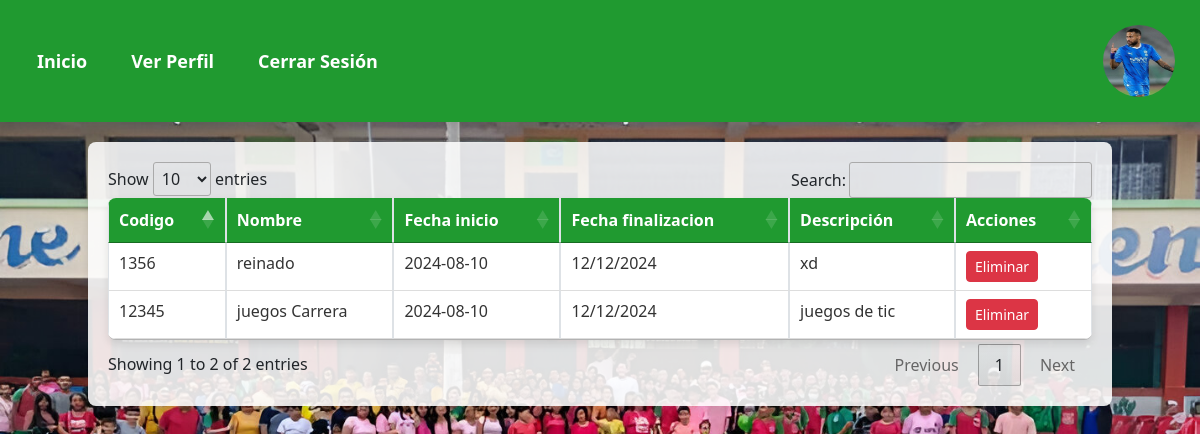
Page /html/mis_actividades.php (signed in) on the committed database.
### tables this page shows
CREATE TABLE `usuario` (
  `usuario` varchar(100) NOT NULL,
  `contrasena` varchar(100) NOT NULL,
  `rol` varchar(100) DEFAULT NULL,
  `foto` varchar(255) DEFAULT NULL
);

CREATE TABLE `actividad` (
  `codigo` varchar(255) NOT NULL,
  `nombre` varchar(100) NOT NULL,
  `fecha_inicio` varchar(100) NOT NULL,
  `fecha_final` varchar(100) NOT NULL,
  `descripcion` varchar(255) NOT NULL
);

### html/mis_actividades.php (the view, shortened to what this page needs)
<?php
include '../conexion.php';
$usuario = $_SESSION['username'];
$sqlFoto = "SELECT foto FROM usuario WHERE usuario = ?";
$stmtFoto = $conn->prepare($sqlFoto);
$stmtFoto->bind_param("s", $usuario);
$stmtFoto->execute();
$resultFoto = $stmtFoto->get_result();
if ($resultFoto->num_rows > 0) {
    $fila = $resultFoto->fetch_assoc();
    $foto = $fila['foto'];
} else {
    echo "No se encontró el perfil del usuario.";
    exit();
}
$sqlActividades = "SELECT a.codigo, a.nombre, a.descripcion, a.fecha_inicio, a.fecha_final
                    FROM actividad a
                    JOIN user_activities ua ON a.codigo = ua.activity_code
                    WHERE ua.usuario = ?";
$stmtActividades = $conn->prepare($sqlActividades);
$stmtActividades->bind_param("s", $usuario);
$stmtActividades->execute();
$resultActividades = $stmtActividades->get_result();
?>
<!DOCTYPE html>
<html lang="es">
<head>
    <link rel="stylesheet" href="https://cdn.datatables.net/1.13.7/css/jquery.dataTables.min.css">
    <link href="https://cdn.jsdelivr.net/npm/bootstrap@5.3.2/dist/css/bootstrap.min.css" rel="stylesheet">
    <link rel="stylesheet" href="..\style\mis_actividades.css">
    <script src="https://cdn.tailwindcss.com"></script>
</head>
<body>
    <div class="barra-menu">
        <div class="izquierda">
        <a href="cronograma.php">Inicio</a>
        <a href="../html/perfil.php" class="">Ver Perfil</a>
        <a href="../html/cerrarsesion.php">Cerrar Sesión</a>
        </div>
        <div class="derecha">
            <img src="../upload/<?php echo htmlspecialchars($foto); ?>" alt="Foto de perfil"
                class="w-18 h-20 rounded-full mx-auto flex">
        </div>
    </div>
    <div class="container table-container">
        <?php
        if ($resultActividades->num_rows > 0) {
            echo '<table class="table table-bordered table-hover" id="tabla_datos">
                    <thead>
                        <tr>
                            <th>Codigo</th>
                            <th>Nombre</th>
                            <th>Fecha inicio</th>
                            <th>Fecha finalizacion</th>
                            <th>Descripción</th>
                            <th>Acciones</th>
                        </tr>
                    </thead>
                    <tbody>';
            while ($filas = $resultActividades->fetch_assoc()) {
                echo '<tr>
                        <td>' . htmlspecialchars($filas["codigo"]) . '</td>
                        <td>' . htmlspecialchars($filas["nombre"]) . '</td>
                        <td>' . htmlspecialchars($filas["fecha_inicio"]) . '</td>
                        <td>' . htmlspecialchars($filas["fecha_final"]) . '</td>
                        <td>' . htmlspecialchars($filas["descripcion"]) . '</td>
                        <td>
                            <form method="POST" style="display:inline-block;">
                                <input type="hidden" name="codigo" value="' . htmlspecialchars($filas["codigo"]) . '">
                                <button type="submit" name="eliminar" class="btn btn-danger btn-sm">Eliminar</button>
                            </form>
                        </td>
                    </tr>';
            }
            echo '</tbody>
                </table>';
        } else {
            echo '<p>No tienes actividades registradas.</p>';
        }
        ?>
    </div>
</body>
</html>

### style/mis_actividades.css (style rules this page uses)
body { width: 100%; justify-content: center; align-items: flex-start; background-image: url("../upload/pixelcut-export (3).jpeg"); background-size: cover; background-repeat: no-repeat; }
.barra-menu { width: 100%; display: flex; justify-content: space-between; align-items: center; background-color: rgb(32, 154, 48); padding: 15px; box-shadow: 0 4px 8px rgba(0, 0, 0, 0.1); }
.barra-menu .derecha { display: flex; align-items: center; margin: 10px; margin-left: 20px; }
.barra-menu .derecha img { width: 72px; height: 72px; border-radius: 50%; }
.barra-menu .izquierda { display: flex; flex-direction: row; align-items: center; margin-right: 20px; }
.barra-menu .izquierda a { text-decoration: none; color: #fff; font-size: 18px; font-weight: bold; margin: 0 10px; padding: 8px 12px; }
.table-container { width: 80%; max-width: 1200px; margin: 20px auto; padding: 20px; background-color: rgba(255, 255, 255, 0.872); box-shadow: 0 4px 8px rgba(0, 0, 0, 0.1); border-radius: 8px; }
.table { width: 100%; border-collapse: collapse; background-color: #fff; border-radius: 8px; overflow: hidden; box-shadow: 0 4px 8px rgba(0, 0, 0, 0.1); }
.table th, .table td { padding: 12px; text-align: left; }
.table th { background-color: rgb(32, 154, 48); color: #fff; }
.table td { color: #333; border-bottom: 1px solid #ddd; }

### rows in the picture
usuario: foto (picture)
actividad: codigo "12345", nombre "juegos Carrera", fecha_inicio "2024-08-10", fecha_final "12/12/2024", descripcion "juegos de tic"
actividad: codigo "1356", nombre "reinado", fecha_inicio "2024-08-10", fecha_final "12/12/2024", descripcion "xd"
